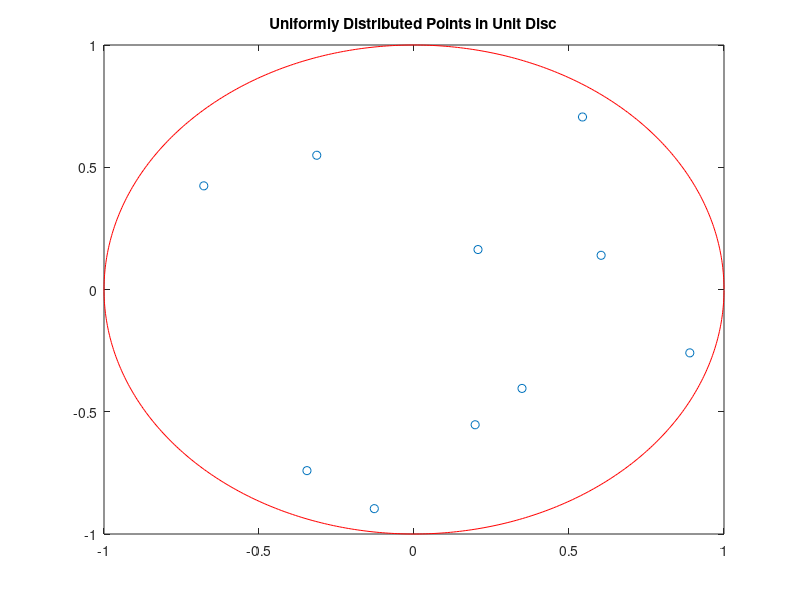

The MATLAB script that drew this image: (Note: this script raises an error after producing the figure.)
% APPM 7440: HW#3
% Question 1: Double Precision Arithmetic
% RBF - DIRECT 
% ========================================================================
close all
clear all
clc

N = 10;         % Total sample points needed : Always Ensure EVEN!!

%%
% GENERATE POINTS WITHIN UNIT CIRCLE - can be done as a function.

% plot unit circle
theta = 0:0.01:2*pi;
circx = cos(theta);
circy = sin(theta);
fig1 = figure(1)
plot(circx,circy,'r')
hold on
%%
% Generate Uniformly Random distributed points in Unit Disc

rndTheta = 2*pi*rand(N,1);
rndRad1 = sqrt(rand(N,1));
x1 = rndRad1.*cos(rndTheta);
y1 = rndRad1.*sin(rndTheta);
scatter(x1,y1)
title('Uniformly Distributed Points in Unit Disc')
hold off

% xvecs = [x1' y1']; % Nx2 matrix.

%%
% Generate Random points using HaltonSet

rng default
p = haltonset(2,'Skip',1e3,'Leap', 1e2);
p = scramble(p,'RR2');      % Reverse radix scrambling
X0 = net(p,N);
X0 = -1*ones(size(X0)) + 2*X0;
R = sqrt(X0(:,1).^2 + X0(:,2).^2);
inds = find((R<=1));
x2 = X0(inds,1);
y2 = X0(inds,2);

% -----------------------------------
fig2 = figure(2)
% subplot(2,1,1)
scatter(x2,y2,'b')
title('Haltonset Points in Circle')
hold on
plot(circx,circy,'r')
hold off
% subplot(2,1,2)
% Rfin = R.*(R<=1);
% scatter(Rfin, Rfin)
% -----------------------------------


% How to ensure Even Number of Data Points
% --- DO THIS LATER --



%%
% Choose the data-set you want from ABOVE
% (x2,y2): Haltonset ; (x1,y1): RandomNumbers

% #COLUMNS = # Dimensions of the Spatial Vectors
% #ROWS = # Data Points

x0 = x2;
y0 = y2;

% x = floor(10*rand(1,5));
% y = floor(10*rand(1,5));

% Divide Data Points into GRID(TRAIN) and TEST LOCATIONS
x_trn = x0(1:N/2)';
y_trn = y0(1:N/2)';
Z_trn = [x_trn; y_trn]';   
size(Z_trn)

x_tst = x0(N/2+1:end)';
y_tst = y0(N/2+1:end)';
Z_tst = [x_tst; y_tst]';

Z_trn = sym(Z_trn);
Z_tst = sym(Z_tst);

%%
% Checking for errors when the Test Data is same as Training Data
Z_tst = Z_trn(2:4,:);

%%  MAIN SECTION: Iterating over SHAPE PARAMTER

% Evaluate Test Function : Train Data
fvals_trn = evalTestFunction(Z_trn);
size(fvals_trn)

% Evaluate Test Function : Testing Data
fvals_tst = evalTestFunction(Z_tst);
size(fvals_tst)

Epsilon = 0.01:0.001:2;
% ------------------------------------------------------------
% Epsilon = ones(size(Epsilon)); % Test Case for Accuracy
% When eps = 1, the Reciprocal Condition-Number should be closer to 1.
% ------------------------------------------------------------
error = zeros(size(Epsilon));
Condition = zeros(size(Epsilon));
Lambda = zeros(size(Epsilon));
Fvals = zeros(size(Epsilon));

% ----------------------------------------------------------------
for count = 1:length(Epsilon)
% Compute Lambda
% --------------------------
% fprintf('Z_trn Dimensions \n')
% size(Z_trn)
epsilon = Epsilon(count);
A_trn = getRBFmatrix(Z_trn,epsilon,'GA');
% fprintf('Size A_trn \n')
% size(A_trn)
lambda = A_trn\fvals_trn;
lambda = sym(lambda)
% Evaluate the function at 
feval_tst = evalRBFinterpolation(Z_tst,Z_trn,lambda, epsilon,'GA');

fprintf('Size feval_tst \t')
size(feval_tst)
fprintf('Size fvals_tst \t')
size(fvals_tst)

% Compute the parameters to plot.
Condition(count) = vpa(cond(A_trn));
error(count) = vpa(max(abs(feval_tst - fvals_tst)));

% unnecessary params
Lambda(count) = vpa(max(abs(lambda)));
Fvals(count) = vpa(max(abs(fvals_trn)));

% break         % Used for Testing!

end

count
fig4 = figure(4)
subplot(2,1,1)
% plot(Epsilon, Lambda)
plot(log10(Lambda))        % TEST
xlabel('Epsilon')
ylabel('Log Max Lambda')
subplot(2,1,2)
% plot(Epsilon, Fvals)
plot(Fvals)         % TEST
xlabel('Epsilon')
ylabel('Fvals')

fig5 = figure(5)
subplot(2,1,1)
plot(Epsilon, log10(error))
% plot(error)         % TEST
title('Error Accuracy')
xlabel('Epsilon')
ylabel('Log Error')
subplot(2,1,2)
plot(Epsilon, log10(Condition))
% plot(Condition)     % TEST
title('Condiiton Number of A-Matrix')
xlabel('Epsilon')
ylabel('Log cond')